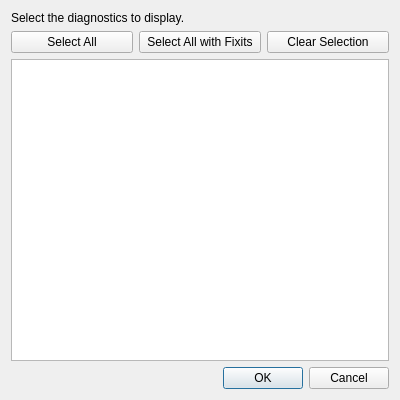
<?xml version="1.0" encoding="UTF-8"?>
<ui version="4.0">
 <class>ClangTools::Internal::FilterDialog</class>
 <widget class="QDialog" name="ClangTools::Internal::FilterDialog">
  <property name="geometry">
   <rect>
    <x>0</x>
    <y>0</y>
    <width>400</width>
    <height>400</height>
   </rect>
  </property>
  <property name="windowTitle">
   <string>Filter Diagnostics</string>
  </property>
  <layout class="QVBoxLayout" name="verticalLayout">
   <item>
    <widget class="QLabel" name="label">
     <property name="text">
      <string>Select the diagnostics to display.</string>
     </property>
    </widget>
   </item>
   <item>
    <layout class="QHBoxLayout" name="horizontalLayout">
     <item>
      <widget class="QPushButton" name="selectAll">
       <property name="text">
        <string>Select All</string>
       </property>
      </widget>
     </item>
     <item>
      <widget class="QPushButton" name="selectWithFixits">
       <property name="text">
        <string>Select All with Fixits</string>
       </property>
      </widget>
     </item>
     <item>
      <widget class="QPushButton" name="selectNone">
       <property name="text">
        <string>Clear Selection</string>
       </property>
      </widget>
     </item>
    </layout>
   </item>
   <item>
    <widget class="QTreeView" name="view"/>
   </item>
   <item>
    <widget class="QDialogButtonBox" name="buttonBox">
     <property name="orientation">
      <enum>Qt::Horizontal</enum>
     </property>
     <property name="standardButtons">
      <set>QDialogButtonBox::Cancel|QDialogButtonBox::Ok</set>
     </property>
    </widget>
   </item>
  </layout>
 </widget>
 <resources/>
 <connections>
  <connection>
   <sender>buttonBox</sender>
   <signal>accepted()</signal>
   <receiver>ClangTools::Internal::FilterDialog</receiver>
   <slot>accept()</slot>
   <hints>
    <hint type="sourcelabel">
     <x>248</x>
     <y>254</y>
    </hint>
    <hint type="destinationlabel">
     <x>157</x>
     <y>274</y>
    </hint>
   </hints>
  </connection>
  <connection>
   <sender>buttonBox</sender>
   <signal>rejected()</signal>
   <receiver>ClangTools::Internal::FilterDialog</receiver>
   <slot>reject()</slot>
   <hints>
    <hint type="sourcelabel">
     <x>316</x>
     <y>260</y>
    </hint>
    <hint type="destinationlabel">
     <x>286</x>
     <y>274</y>
    </hint>
   </hints>
  </connection>
 </connections>
</ui>
